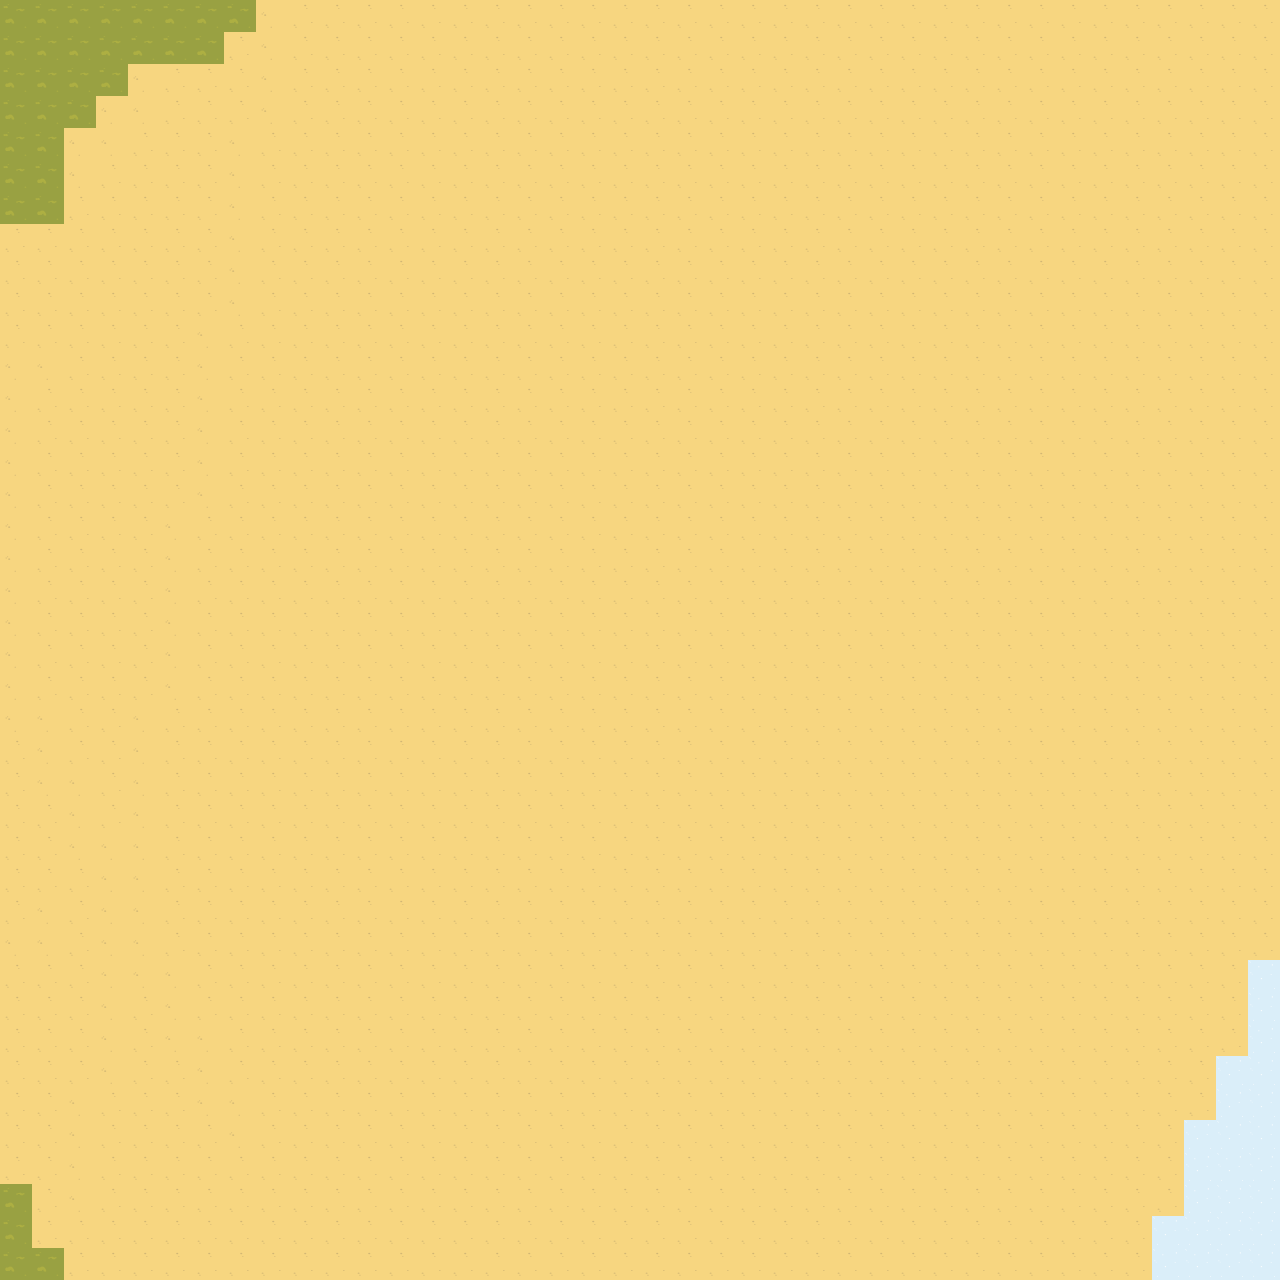

Below is a game level as drawn by its tile map, then a one-line description and the .tmx that defines it (tile-layer data replaced by summaries):
An orthogonal 40x40 tile map with 32x32 px tiles, 3 tile layers (bg, colide, toFade).

<map version="1.10" tiledversion="1.11.0" orientation="orthogonal" renderorder="left-down" width="40" height="40" tilewidth="32" tileheight="32" infinite="0" nextlayerid="5" nextobjectid="1">
 <tileset firstgid="1" source="map-new-side.tsx" />
 <layer id="1" name="bg" width="40" height="40" locked="1">
  <data>[1600 cells, 1600 non-empty, 4 distinct tile ids]</data>
 </layer>
 <layer id="3" name="colide" width="40" height="40" locked="1">
  <data>[1600 cells, 0 non-empty, 0 distinct tile ids]</data>
 </layer>
 <layer id="2" name="toFade" width="40" height="40" locked="1">
  <data>[1600 cells, 0 non-empty, 0 distinct tile ids]</data>
 </layer>
</map>
